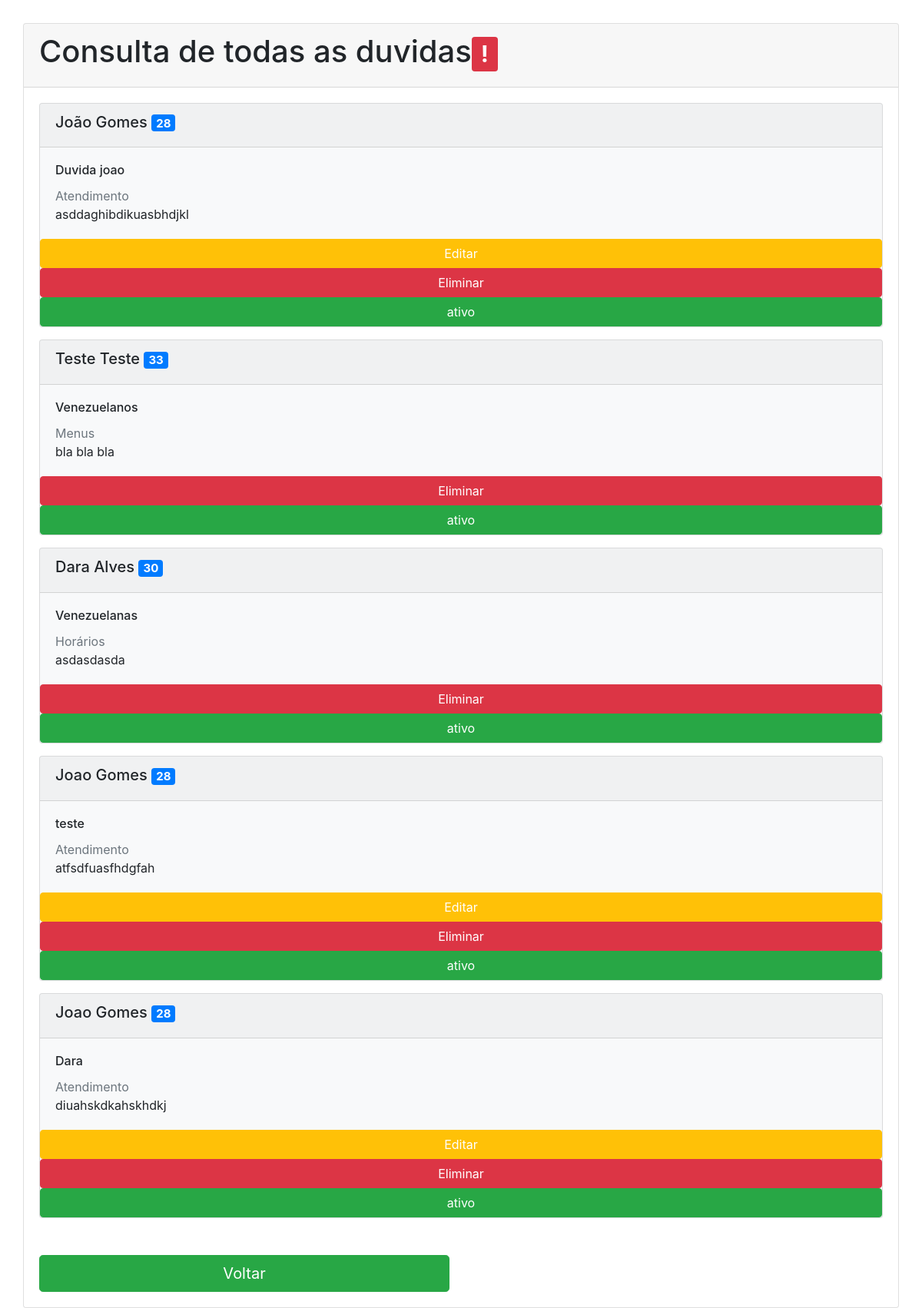
Page /help/consultar_duvida.php (signed in) on the committed database.
### tables this page shows
CREATE TABLE `duvidas` (
  `id_duvida` int(11) NOT NULL,
  `id_user` int(11) NOT NULL,
  `username` tinytext NOT NULL,
  `titulo` tinytext NOT NULL,
  `categoria` tinytext NOT NULL,
  `descricao` longtext NOT NULL,
  `email` varchar(255) NOT NULL,
  `social` varchar(255) NOT NULL,
  `create_at` timestamp NOT NULL DEFAULT current_timestamp(),
  `update_at` timestamp NOT NULL DEFAULT current_timestamp() ON UPDATE current_timestamp(),
  `status` text NOT NULL DEFAULT 'n_respondido',
  `duvida_status` text NOT NULL DEFAULT 'ativo'
);

### includes/see_data_duvidas.php (called while the page is built, shortened)
<?php
require 'db.inc.php';
$id = $_SESSION['userId'];
if($_SESSION['userStatus'] == 'admin'){
    $sql = "SELECT * FROM duvidas";
    $result = mysqli_query( $conn, $sql);
}
else{
$sql = "SELECT * FROM duvidas WHERE  id_user = ${id} ";
    $result = mysqli_query( $conn, $sql);
    $resultCheck = mysqli_num_rows($result);
}

### help/consultar_duvida.php (the view, shortened to what this page needs)
<html>
  <head>
    <link rel="stylesheet" href="https://maxcdn.bootstrapcdn.com/bootstrap/4.0.0/css/bootstrap.min.css">
  </head>
  <body>
  <?php include "../includes/see_data_duvidas.php"?>
    <div class="container">
      <div class="row">
        <div class="card-consultar-chamado">
          <div class="card">
            <div class="card-header">
              <?php
              if(isset($_SESSION['fname'])){
            if($_SESSION['userStatus'] == 'admin'){
              echo '<h1>Consulta de todas as duvidas<span class="badge badge-danger">!</span></h1>' ;
            }else{
              echo '<h1>Consultar as minhas duvidas<span class="badge badge-danger">!</span></h1>' ;
            }
            }
            ?>
            </div>
            <div class="card-body">
                    <?php foreach($result as $row) : ?>
                  <div class="card mb-3 bg-light">
                    <div class="card-header">
                    <h5> <?php echo $row['username']?> <span class="badge badge-primary"><?php echo $row['id_user']?></span></h6>
                  </div>
                  <div class="card-body">
                    <h6 class="card-title"><?php echo $row['titulo']?></h5>
                    <h7 class="card-subtitle mb-2 text-muted"><?php echo $row['categoria']?></h7>
                    <p class="card-text"><?php echo $row['descricao']?></p>
                  </div>
                  <?php if($row['id_user'] ==  $_SESSION['userId']) :?>
                  <a type="button" id="editar" class="btn btn-warning text-white" href="editar_duvida.php?id=<?php echo $row['id_duvida'] ?>"> Editar</a>
                  <?php endif ?>
                  <?php if($_SESSION['userStatus'] ==  'admin' || $row['id_user'] ==  $_SESSION['userId']) :?>
                    <a type="button" id="delete-duvida-btn" name="delete-duvida-btn" class="btn btn-danger text-white" href="../includes/delete_data_duvidas.php?delete=sim&id=<?php echo $row['id_duvida'] ?>"> Eliminar</a>
                    <?php endif ?>
                    <?php if($row['duvida_status'] !== 'pendente') : ?>
                       <td> <a type="button" id="despromover-user-btn" name="despromover-user-btn" class="btn btn-success text-white" href=""><?= $row['duvida_status']?></a></td>
                    <?php endif ?>
                  </div>
                      <?php endforeach ?>
              <div class="row mt-5">
                <div class="col-6">
                <a class="btn btn-lg btn-success btn-block" href="menu_duvidas.php">Voltar</a>
                </div>
              </div>
            </div>
          </div>
        </div>
      </div>
    </div>
  </body>
</html>

### help/consultar_duvida.php (style rules this page uses)
.card-consultar-chamado { padding: 30px 0 0 0; width: 100%; margin: 0 auto; }

### rows in the picture
duvidas: username "João Gomes", id_user "28", titulo "Duvida joao", categoria "Atendimento", descricao "asddaghibdikuasbhdjkl", duvida_status "ativo"
duvidas: username "Teste Teste", id_user "33", titulo "Venezuelanos", categoria "Menus", descricao "bla bla bla", duvida_status "ativo"
duvidas: username "Dara Alves", id_user "30", titulo "Venezuelanas", categoria "Horários", descricao "asdasdasda", duvida_status "ativo"
duvidas: username "Joao Gomes", id_user "28", titulo "teste", categoria "Atendimento", descricao "atfsdfuasfhdgfah", duvida_status "ativo"
duvidas: username "Joao Gomes", id_user "28", titulo "Dara", categoria "Atendimento", descricao "diuahskdkahskhdkj", duvida_status "ativo"
